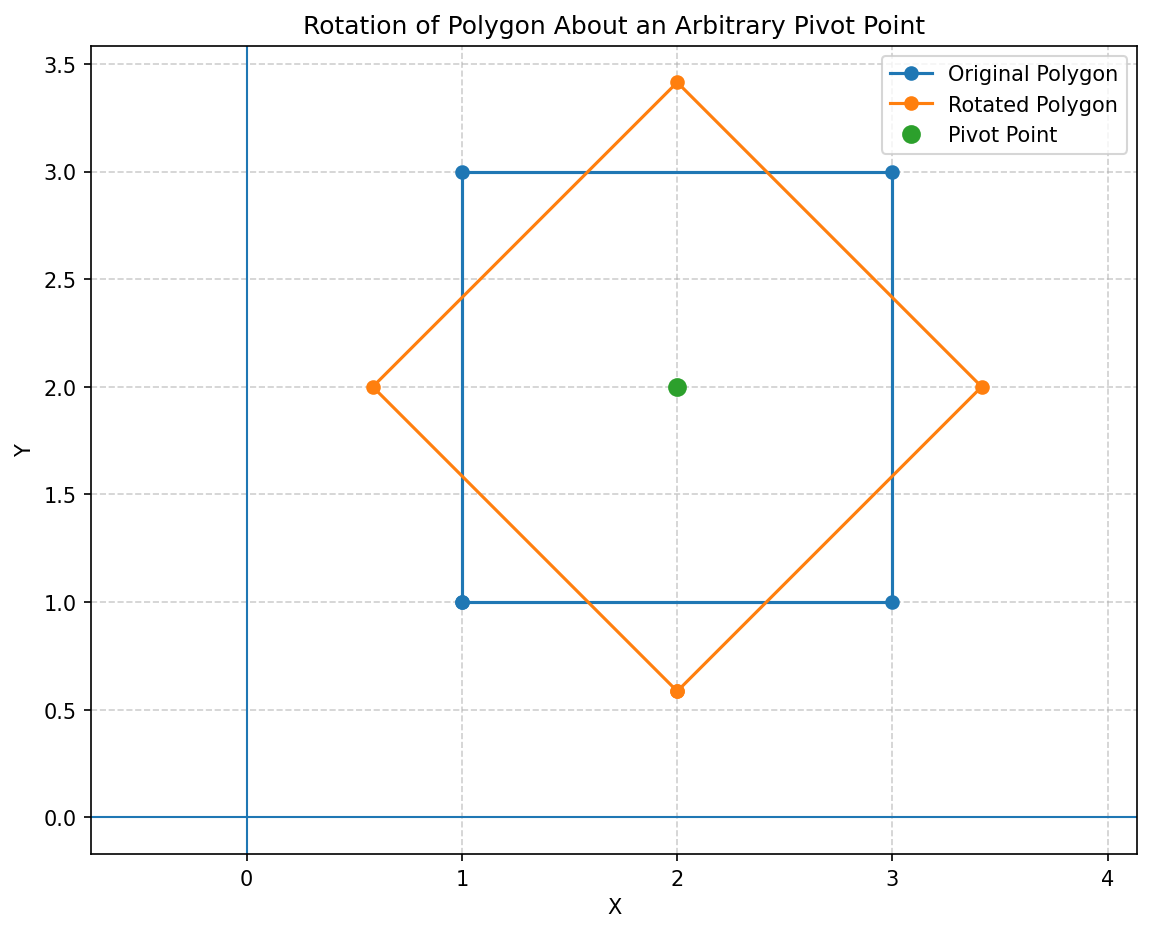

Generate this figure with Python:
import numpy as np
import matplotlib.pyplot as plt
import math


# ------------------------------------------------
# Original Polygon
# ------------------------------------------------

polygon = np.array([
    [1, 1, 1],
    [3, 1, 1],
    [3, 3, 1],
    [1, 3, 1]
], dtype=float)


# ------------------------------------------------
# Pivot Point
# ------------------------------------------------

pivot_x = 2
pivot_y = 2


# Rotation angle
angle = 45

theta = math.radians(angle)


# ------------------------------------------------
# Translation Matrix
# ------------------------------------------------

def translation(tx, ty):

    return np.array([
        [1, 0, tx],
        [0, 1, ty],
        [0, 0, 1]
    ], dtype=float)


# ------------------------------------------------
# Rotation Matrix
# ------------------------------------------------

def rotation(angle):

    theta = math.radians(angle)

    return np.array([
        [math.cos(theta), -math.sin(theta), 0],
        [math.sin(theta),  math.cos(theta), 0],
        [0, 0, 1]
    ], dtype=float)


# ------------------------------------------------
# Transformation about Arbitrary Pivot
# ------------------------------------------------

T1 = translation(-pivot_x, -pivot_y)

R = rotation(angle)

T2 = translation(pivot_x, pivot_y)


# Combined transformation matrix

M = T2 @ R @ T1


# ------------------------------------------------
# Apply Transformation
# ------------------------------------------------

transformed_polygon = []

for point in polygon:

    new_point = M @ point

    transformed_polygon.append(new_point)


transformed_polygon = np.array(transformed_polygon)


# ------------------------------------------------
# Print Results
# ------------------------------------------------

print("Original Polygon:")
print(polygon)

print("\nTransformation Matrix:")
print(M)

print("\nRotated Polygon:")
print(transformed_polygon)


# ------------------------------------------------
# Prepare Polygon Coordinates
# ------------------------------------------------

original_x = polygon[:, 0]
original_y = polygon[:, 1]

rotated_x = transformed_polygon[:, 0]
rotated_y = transformed_polygon[:, 1]


# Close polygon

original_x = np.append(original_x, original_x[0])
original_y = np.append(original_y, original_y[0])

rotated_x = np.append(rotated_x, rotated_x[0])
rotated_y = np.append(rotated_y, rotated_y[0])


# ------------------------------------------------
# Plot
# ------------------------------------------------

plt.figure(figsize=(9, 7))


# Original polygon

plt.plot(
    original_x,
    original_y,
    '-o',
    label="Original Polygon"
)


# Rotated polygon

plt.plot(
    rotated_x,
    rotated_y,
    '-o',
    label="Rotated Polygon"
)


# Pivot point

plt.plot(
    pivot_x,
    pivot_y,
    'o',
    markersize=8,
    label="Pivot Point"
)


# Axes

plt.axhline(0, linewidth=1)

plt.axvline(0, linewidth=1)


# Grid

plt.grid(True, linestyle='--', alpha=0.6)


# Equal scale

plt.axis('equal')


# Labels

plt.xlabel("X")

plt.ylabel("Y")


# Title

plt.title(
    "Rotation of Polygon About an Arbitrary Pivot Point"
)


plt.legend()


# ------------------------------------------------
# Save Image
# ------------------------------------------------

plt.savefig(
    "Q17_arbitrary_pivot_rotation.png",
    dpi=150,
    bbox_inches="tight"
)


plt.show()


print(
    "\nImage saved as Q17_arbitrary_pivot_rotation.png"
)
